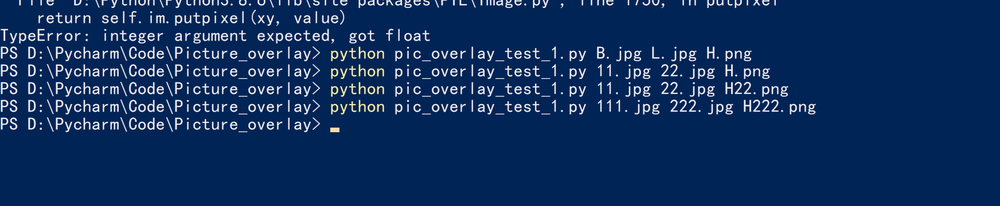
#> input picture Project/SomeIdeas/pic_overlay_test_使用方法.png, 1000 x 206 px, shrunk from 1744 x 360 before the run
$ python pic_overlay_test_1.py 'pic_overlay_test_使用方法.png' 'pic_overlay_test_使用方法.png' out.png
#> lines starting #> are read from the running program, lines starting #| are printed output that depends on the picture
# -*- coding : utf-8 -*-
# Time      : 2021/4/1 14:26
# Author    : MurphyHou
# Proj_Name : Picture_overlay
# File_Name : pic_overlay_test_1.py
# Software  : PyCharm
# Here We Go!


from PIL import Image
import sys

def gen_tank(imgA,imgB):
    imgTank=Image.new("RGBA",(imgA.width,imgA.height))


    for w in range(imgTank.width):
        for h in range(imgTank.height):
            pixelA = imgA.getpixel((w,h))
            pixelB = imgB.getpixel((w,h))


            alpha=255-(pixelA-pixelB)+1
            # alpha=255-(pixelA-pixelB)
            gray=int(255*pixelB/alpha)

            imgTank.putpixel((w,h),(gray,gray,gray,alpha))

    return imgTank

if __name__=="__main__":
    if len(sys.argv) !=4:
        print('python',sys.argv[0],'[正常图片名称]','[隐含图片名称]','[合成图片名称]')

    else:
        imgA = Image.open(sys.argv[1]).convert('L')
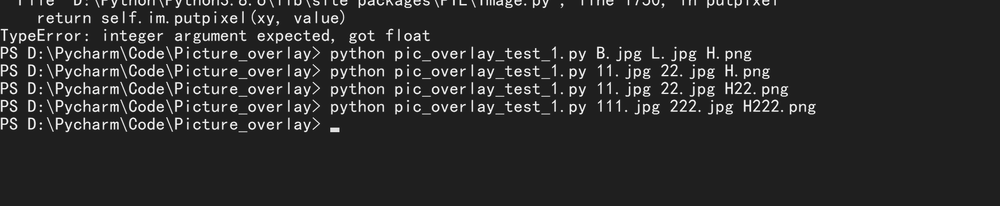
#> imgA: PIL image 1000x206 L; min 6, max 255, mean 43.4
        imgB = Image.open(sys.argv[2]).convert('L')


        imgTank=gen_tank(imgA,imgB)
#> in gen_tank, `imgTank=Image.new("RGBA",(imgA.width,imgA.height))`: imgTank: PIL image 1000x206 RGBA; every value is 0
        imgTank.save(sys.argv[3])
